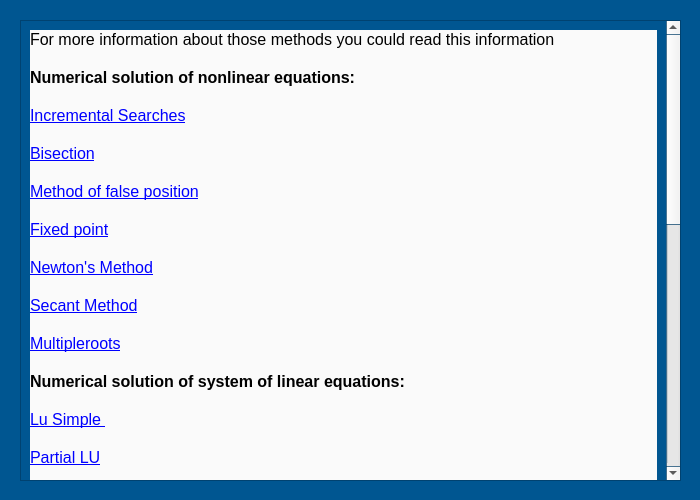
<?xml version="1.0" encoding="UTF-8"?>
<ui version="4.0">
 <class>online_window</class>
 <widget class="QWidget" name="online_window">
  <property name="geometry">
   <rect>
    <x>0</x>
    <y>0</y>
    <width>700</width>
    <height>500</height>
   </rect>
  </property>
  <property name="maximumSize">
   <size>
    <width>700</width>
    <height>500</height>
   </size>
  </property>
  <property name="palette">
   <palette>
    <active>
     <colorrole role="Base">
      <brush brushstyle="SolidPattern">
       <color alpha="255">
        <red>255</red>
        <green>255</green>
        <blue>255</blue>
       </color>
      </brush>
     </colorrole>
     <colorrole role="Window">
      <brush brushstyle="SolidPattern">
       <color alpha="255">
        <red>0</red>
        <green>86</green>
        <blue>145</blue>
       </color>
      </brush>
     </colorrole>
    </active>
    <inactive>
     <colorrole role="Base">
      <brush brushstyle="SolidPattern">
       <color alpha="255">
        <red>255</red>
        <green>255</green>
        <blue>255</blue>
       </color>
      </brush>
     </colorrole>
     <colorrole role="Window">
      <brush brushstyle="SolidPattern">
       <color alpha="255">
        <red>0</red>
        <green>86</green>
        <blue>145</blue>
       </color>
      </brush>
     </colorrole>
    </inactive>
    <disabled>
     <colorrole role="Base">
      <brush brushstyle="SolidPattern">
       <color alpha="255">
        <red>0</red>
        <green>86</green>
        <blue>145</blue>
       </color>
      </brush>
     </colorrole>
     <colorrole role="Window">
      <brush brushstyle="SolidPattern">
       <color alpha="255">
        <red>0</red>
        <green>86</green>
        <blue>145</blue>
       </color>
      </brush>
     </colorrole>
    </disabled>
   </palette>
  </property>
  <property name="windowTitle">
   <string>Form</string>
  </property>
  <widget class="QScrollArea" name="scrollArea">
   <property name="geometry">
    <rect>
     <x>20</x>
     <y>20</y>
     <width>661</width>
     <height>461</height>
    </rect>
   </property>
   <property name="widgetResizable">
    <bool>true</bool>
   </property>
   <widget class="QWidget" name="scrollAreaWidgetContents">
    <property name="geometry">
     <rect>
      <x>0</x>
      <y>0</y>
      <width>642</width>
      <height>1044</height>
     </rect>
    </property>
    <layout class="QHBoxLayout" name="horizontalLayout">
     <item>
      <widget class="QLabel" name="label">
       <property name="styleSheet">
        <string notr="true">background-color: rgb(250, 250, 250);</string>
       </property>
       <property name="text">
        <string>&lt;!DOCTYPE HTML PUBLIC &quot;-//W3C//DTD HTML 4.0//EN&quot; &quot;http://www.w3.org/TR/REC-html40/strict.dtd&quot;&gt;
&lt;html&gt;&lt;head&gt;&lt;meta name=&quot;qrichtext&quot; content=&quot;1&quot; /&gt;&lt;style type=&quot;text/css&quot;&gt;
p, li { white-space: pre-wrap; }
&lt;/style&gt;&lt;/head&gt;&lt;body style=&quot; font-family:'MS Shell Dlg 2'; font-size:8pt; font-weight:400; font-style:normal;&quot;&gt;
&lt;p style=&quot; margin-top:0px; margin-bottom:0px; margin-left:0px; margin-right:0px; -qt-block-indent:0; text-indent:0px;&quot;&gt;&lt;span style=&quot; font-size:12pt; color:#000000;&quot;&gt;For more information about those methods you could read this information&lt;/span&gt;&lt;/p&gt;
&lt;p style=&quot;-qt-paragraph-type:empty; margin-top:0px; margin-bottom:0px; margin-left:0px; margin-right:0px; -qt-block-indent:0; text-indent:0px; font-size:12pt; text-decoration: underline; color:#0000ff;&quot;&gt;&lt;br /&gt;&lt;/p&gt;
&lt;p style=&quot; margin-top:0px; margin-bottom:0px; margin-left:0px; margin-right:0px; -qt-block-indent:0; text-indent:0px;&quot;&gt;&lt;span style=&quot; font-size:12pt; font-weight:600; color:#000000;&quot;&gt;Numerical solution of nonlinear equations:&lt;/span&gt;&lt;/p&gt;
&lt;p style=&quot;-qt-paragraph-type:empty; margin-top:0px; margin-bottom:0px; margin-left:0px; margin-right:0px; -qt-block-indent:0; text-indent:0px; font-size:12pt; text-decoration: underline; color:#0000ff;&quot;&gt;&lt;br /&gt;&lt;/p&gt;
&lt;p style=&quot; margin-top:0px; margin-bottom:0px; margin-left:0px; margin-right:0px; -qt-block-indent:0; text-indent:0px;&quot;&gt;&lt;span style=&quot; font-size:12pt; text-decoration: underline; color:#0000ff;&quot;&gt;Incremental Searches&lt;/span&gt;&lt;/p&gt;
&lt;p style=&quot;-qt-paragraph-type:empty; margin-top:0px; margin-bottom:0px; margin-left:0px; margin-right:0px; -qt-block-indent:0; text-indent:0px; font-size:12pt; text-decoration: underline; color:#0000ff;&quot;&gt;&lt;br /&gt;&lt;/p&gt;
&lt;p style=&quot; margin-top:0px; margin-bottom:0px; margin-left:0px; margin-right:0px; -qt-block-indent:0; text-indent:0px;&quot;&gt;&lt;span style=&quot; font-size:12pt; text-decoration: underline; color:#0000ff;&quot;&gt;Bisection&lt;/span&gt;&lt;/p&gt;
&lt;p style=&quot;-qt-paragraph-type:empty; margin-top:0px; margin-bottom:0px; margin-left:0px; margin-right:0px; -qt-block-indent:0; text-indent:0px; font-size:12pt; text-decoration: underline; color:#0000ff;&quot;&gt;&lt;br /&gt;&lt;/p&gt;
&lt;p style=&quot; margin-top:0px; margin-bottom:0px; margin-left:0px; margin-right:0px; -qt-block-indent:0; text-indent:0px;&quot;&gt;&lt;span style=&quot; font-size:12pt; text-decoration: underline; color:#0000ff;&quot;&gt;Method of false position&lt;/span&gt;&lt;/p&gt;
&lt;p style=&quot;-qt-paragraph-type:empty; margin-top:0px; margin-bottom:0px; margin-left:0px; margin-right:0px; -qt-block-indent:0; text-indent:0px; font-size:12pt; text-decoration: underline; color:#0000ff;&quot;&gt;&lt;br /&gt;&lt;/p&gt;
&lt;p style=&quot; margin-top:0px; margin-bottom:0px; margin-left:0px; margin-right:0px; -qt-block-indent:0; text-indent:0px;&quot;&gt;&lt;span style=&quot; font-size:12pt; text-decoration: underline; color:#0000ff;&quot;&gt;Fixed point&lt;/span&gt;&lt;/p&gt;
&lt;p style=&quot;-qt-paragraph-type:empty; margin-top:0px; margin-bottom:0px; margin-left:0px; margin-right:0px; -qt-block-indent:0; text-indent:0px; font-size:12pt; text-decoration: underline; color:#0000ff;&quot;&gt;&lt;br /&gt;&lt;/p&gt;
&lt;p style=&quot; margin-top:0px; margin-bottom:0px; margin-left:0px; margin-right:0px; -qt-block-indent:0; text-indent:0px;&quot;&gt;&lt;span style=&quot; font-size:12pt; text-decoration: underline; color:#0000ff;&quot;&gt;Newton's Method&lt;/span&gt;&lt;/p&gt;
&lt;p style=&quot;-qt-paragraph-type:empty; margin-top:0px; margin-bottom:0px; margin-left:0px; margin-right:0px; -qt-block-indent:0; text-indent:0px; font-size:12pt; text-decoration: underline; color:#0000ff;&quot;&gt;&lt;br /&gt;&lt;/p&gt;
&lt;p style=&quot; margin-top:0px; margin-bottom:0px; margin-left:0px; margin-right:0px; -qt-block-indent:0; text-indent:0px;&quot;&gt;&lt;span style=&quot; font-size:12pt; text-decoration: underline; color:#0000ff;&quot;&gt;Secant Method&lt;/span&gt;&lt;/p&gt;
&lt;p style=&quot;-qt-paragraph-type:empty; margin-top:0px; margin-bottom:0px; margin-left:0px; margin-right:0px; -qt-block-indent:0; text-indent:0px; font-size:12pt; text-decoration: underline; color:#0000ff;&quot;&gt;&lt;br /&gt;&lt;/p&gt;
&lt;p style=&quot; margin-top:0px; margin-bottom:0px; margin-left:0px; margin-right:0px; -qt-block-indent:0; text-indent:0px;&quot;&gt;&lt;span style=&quot; font-size:12pt; text-decoration: underline; color:#0000ff;&quot;&gt;Multipleroots&lt;/span&gt;&lt;/p&gt;
&lt;p style=&quot;-qt-paragraph-type:empty; margin-top:0px; margin-bottom:0px; margin-left:0px; margin-right:0px; -qt-block-indent:0; text-indent:0px; font-size:12pt; text-decoration: underline; color:#0000ff;&quot;&gt;&lt;br /&gt;&lt;/p&gt;
&lt;p style=&quot; margin-top:0px; margin-bottom:0px; margin-left:0px; margin-right:0px; -qt-block-indent:0; text-indent:0px;&quot;&gt;&lt;span style=&quot; font-size:12pt; font-weight:600; color:#000000;&quot;&gt;Numerical solution of system of linear equations:&lt;/span&gt;&lt;/p&gt;
&lt;p style=&quot;-qt-paragraph-type:empty; margin-top:0px; margin-bottom:0px; margin-left:0px; margin-right:0px; -qt-block-indent:0; text-indent:0px; font-size:12pt; text-decoration: underline; color:#0000ff;&quot;&gt;&lt;br /&gt;&lt;/p&gt;
&lt;p style=&quot; margin-top:0px; margin-bottom:0px; margin-left:0px; margin-right:0px; -qt-block-indent:0; text-indent:0px;&quot;&gt;&lt;span style=&quot; font-size:12pt; text-decoration: underline; color:#0000ff;&quot;&gt;Lu Simple &lt;/span&gt;&lt;/p&gt;
&lt;p style=&quot;-qt-paragraph-type:empty; margin-top:0px; margin-bottom:0px; margin-left:0px; margin-right:0px; -qt-block-indent:0; text-indent:0px; font-size:12pt; text-decoration: underline; color:#0000ff;&quot;&gt;&lt;br /&gt;&lt;/p&gt;
&lt;p style=&quot; margin-top:0px; margin-bottom:0px; margin-left:0px; margin-right:0px; -qt-block-indent:0; text-indent:0px;&quot;&gt;&lt;span style=&quot; font-size:12pt; text-decoration: underline; color:#0000ff;&quot;&gt;Partial LU&lt;/span&gt;&lt;/p&gt;
&lt;p style=&quot;-qt-paragraph-type:empty; margin-top:0px; margin-bottom:0px; margin-left:0px; margin-right:0px; -qt-block-indent:0; text-indent:0px; font-size:12pt; text-decoration: underline; color:#0000ff;&quot;&gt;&lt;br /&gt;&lt;/p&gt;
&lt;p style=&quot; margin-top:0px; margin-bottom:0px; margin-left:0px; margin-right:0px; -qt-block-indent:0; text-indent:0px;&quot;&gt;&lt;span style=&quot; font-size:12pt; text-decoration: underline; color:#0000ff;&quot;&gt;Doolittle&lt;/span&gt;&lt;/p&gt;
&lt;p style=&quot;-qt-paragraph-type:empty; margin-top:0px; margin-bottom:0px; margin-left:0px; margin-right:0px; -qt-block-indent:0; text-indent:0px; font-size:12pt; text-decoration: underline; color:#0000ff;&quot;&gt;&lt;br /&gt;&lt;/p&gt;
&lt;p style=&quot; margin-top:0px; margin-bottom:0px; margin-left:0px; margin-right:0px; -qt-block-indent:0; text-indent:0px;&quot;&gt;&lt;span style=&quot; font-size:12pt; text-decoration: underline; color:#0000ff;&quot;&gt;Crout&lt;/span&gt;&lt;/p&gt;
&lt;p style=&quot;-qt-paragraph-type:empty; margin-top:0px; margin-bottom:0px; margin-left:0px; margin-right:0px; -qt-block-indent:0; text-indent:0px; font-size:12pt; text-decoration: underline; color:#0000ff;&quot;&gt;&lt;br /&gt;&lt;/p&gt;
&lt;p style=&quot; margin-top:0px; margin-bottom:0px; margin-left:0px; margin-right:0px; -qt-block-indent:0; text-indent:0px;&quot;&gt;&lt;span style=&quot; font-size:12pt; text-decoration: underline; color:#0000ff;&quot;&gt;Cholesky&lt;/span&gt;&lt;/p&gt;
&lt;p style=&quot;-qt-paragraph-type:empty; margin-top:0px; margin-bottom:0px; margin-left:0px; margin-right:0px; -qt-block-indent:0; text-indent:0px; font-size:12pt; text-decoration: underline; color:#0000ff;&quot;&gt;&lt;br /&gt;&lt;/p&gt;
&lt;p style=&quot; margin-top:0px; margin-bottom:0px; margin-left:0px; margin-right:0px; -qt-block-indent:0; text-indent:0px;&quot;&gt;&lt;span style=&quot; font-size:12pt; text-decoration: underline; color:#0000ff;&quot;&gt;Jacobi &lt;/span&gt;&lt;/p&gt;
&lt;p style=&quot;-qt-paragraph-type:empty; margin-top:0px; margin-bottom:0px; margin-left:0px; margin-right:0px; -qt-block-indent:0; text-indent:0px; font-size:12pt; text-decoration: underline; color:#0000ff;&quot;&gt;&lt;br /&gt;&lt;/p&gt;
&lt;p style=&quot; margin-top:0px; margin-bottom:0px; margin-left:0px; margin-right:0px; -qt-block-indent:0; text-indent:0px;&quot;&gt;&lt;span style=&quot; font-size:12pt; text-decoration: underline; color:#0000ff;&quot;&gt;Gauss-Seidel&lt;/span&gt;&lt;/p&gt;
&lt;p style=&quot;-qt-paragraph-type:empty; margin-top:0px; margin-bottom:0px; margin-left:0px; margin-right:0px; -qt-block-indent:0; text-indent:0px; font-size:12pt; text-decoration: underline; color:#0000ff;&quot;&gt;&lt;br /&gt;&lt;/p&gt;
&lt;p style=&quot; margin-top:0px; margin-bottom:0px; margin-left:0px; margin-right:0px; -qt-block-indent:0; text-indent:0px;&quot;&gt;&lt;span style=&quot; font-size:12pt; text-decoration: underline; color:#0000ff;&quot;&gt;SOR&lt;/span&gt;&lt;/p&gt;
&lt;p style=&quot;-qt-paragraph-type:empty; margin-top:0px; margin-bottom:0px; margin-left:0px; margin-right:0px; -qt-block-indent:0; text-indent:0px; font-size:12pt; text-decoration: underline; color:#0000ff;&quot;&gt;&lt;br /&gt;&lt;/p&gt;
&lt;p style=&quot; margin-top:0px; margin-bottom:0px; margin-left:0px; margin-right:0px; -qt-block-indent:0; text-indent:0px;&quot;&gt;&lt;span style=&quot; font-size:12pt; font-weight:600; color:#000000;&quot;&gt;Interpolation:&lt;/span&gt;&lt;/p&gt;
&lt;p style=&quot;-qt-paragraph-type:empty; margin-top:0px; margin-bottom:0px; margin-left:0px; margin-right:0px; -qt-block-indent:0; text-indent:0px; font-size:12pt; text-decoration: underline; color:#0000ff;&quot;&gt;&lt;br /&gt;&lt;/p&gt;
&lt;p style=&quot; margin-top:0px; margin-bottom:0px; margin-left:0px; margin-right:0px; -qt-block-indent:0; text-indent:0px;&quot;&gt;&lt;span style=&quot; font-size:12pt; text-decoration: underline; color:#0000ff;&quot;&gt;Vandermonde&lt;/span&gt;&lt;/p&gt;
&lt;p style=&quot;-qt-paragraph-type:empty; margin-top:0px; margin-bottom:0px; margin-left:0px; margin-right:0px; -qt-block-indent:0; text-indent:0px; font-size:12pt; text-decoration: underline; color:#0000ff;&quot;&gt;&lt;br /&gt;&lt;/p&gt;
&lt;p style=&quot; margin-top:0px; margin-bottom:0px; margin-left:0px; margin-right:0px; -qt-block-indent:0; text-indent:0px;&quot;&gt;&lt;span style=&quot; font-size:12pt; text-decoration: underline; color:#0000ff;&quot;&gt;Newton's interpolating polynomial&lt;/span&gt;&lt;/p&gt;
&lt;p style=&quot;-qt-paragraph-type:empty; margin-top:0px; margin-bottom:0px; margin-left:0px; margin-right:0px; -qt-block-indent:0; text-indent:0px; font-size:12pt; text-decoration: underline; color:#0000ff;&quot;&gt;&lt;br /&gt;&lt;/p&gt;
&lt;p style=&quot; margin-top:0px; margin-bottom:0px; margin-left:0px; margin-right:0px; -qt-block-indent:0; text-indent:0px;&quot;&gt;&lt;span style=&quot; font-size:12pt; text-decoration: underline; color:#0000ff;&quot;&gt;Lagrange interpolating polynomial&lt;/span&gt;&lt;/p&gt;
&lt;p style=&quot;-qt-paragraph-type:empty; margin-top:0px; margin-bottom:0px; margin-left:0px; margin-right:0px; -qt-block-indent:0; text-indent:0px; font-size:12pt; text-decoration: underline; color:#0000ff;&quot;&gt;&lt;br /&gt;&lt;/p&gt;
&lt;p style=&quot; margin-top:0px; margin-bottom:0px; margin-left:0px; margin-right:0px; -qt-block-indent:0; text-indent:0px;&quot;&gt;&lt;span style=&quot; font-size:12pt; text-decoration: underline; color:#0000ff;&quot;&gt;Linear spline&lt;/span&gt;&lt;/p&gt;
&lt;p style=&quot;-qt-paragraph-type:empty; margin-top:0px; margin-bottom:0px; margin-left:0px; margin-right:0px; -qt-block-indent:0; text-indent:0px; font-size:12pt; text-decoration: underline; color:#0000ff;&quot;&gt;&lt;br /&gt;&lt;/p&gt;
&lt;p style=&quot; margin-top:0px; margin-bottom:0px; margin-left:0px; margin-right:0px; -qt-block-indent:0; text-indent:0px;&quot;&gt;&lt;span style=&quot; font-size:12pt; text-decoration: underline; color:#0000ff;&quot;&gt;Quadratic spline&lt;/span&gt;&lt;/p&gt;
&lt;p style=&quot;-qt-paragraph-type:empty; margin-top:0px; margin-bottom:0px; margin-left:0px; margin-right:0px; -qt-block-indent:0; text-indent:0px; font-size:12pt; text-decoration: underline; color:#0000ff;&quot;&gt;&lt;br /&gt;&lt;/p&gt;
&lt;p style=&quot; margin-top:0px; margin-bottom:0px; margin-left:0px; margin-right:0px; -qt-block-indent:0; text-indent:0px;&quot;&gt;&lt;span style=&quot; font-size:12pt; text-decoration: underline; color:#0000ff;&quot;&gt;Cubic spline&lt;/span&gt;&lt;/p&gt;
&lt;p style=&quot;-qt-paragraph-type:empty; margin-top:0px; margin-bottom:0px; margin-left:0px; margin-right:0px; -qt-block-indent:0; text-indent:0px; font-size:12pt; text-decoration: underline; color:#0000ff;&quot;&gt;&lt;br /&gt;&lt;/p&gt;
&lt;p style=&quot;-qt-paragraph-type:empty; margin-top:0px; margin-bottom:0px; margin-left:0px; margin-right:0px; -qt-block-indent:0; text-indent:0px; font-size:12pt; text-decoration: underline; color:#0000ff;&quot;&gt;&lt;br /&gt;&lt;/p&gt;
&lt;p style=&quot;-qt-paragraph-type:empty; margin-top:0px; margin-bottom:0px; margin-left:0px; margin-right:0px; -qt-block-indent:0; text-indent:0px; font-size:12pt; text-decoration: underline; color:#0000ff;&quot;&gt;&lt;br /&gt;&lt;/p&gt;
&lt;p style=&quot;-qt-paragraph-type:empty; margin-top:0px; margin-bottom:0px; margin-left:0px; margin-right:0px; -qt-block-indent:0; text-indent:0px; font-size:12pt; text-decoration: underline; color:#0000ff;&quot;&gt;&lt;br /&gt;&lt;/p&gt;
&lt;p style=&quot;-qt-paragraph-type:empty; margin-top:0px; margin-bottom:0px; margin-left:0px; margin-right:0px; -qt-block-indent:0; text-indent:0px; font-size:12pt; text-decoration: underline; color:#0000ff;&quot;&gt;&lt;br /&gt;&lt;/p&gt;&lt;/body&gt;&lt;/html&gt;</string>
       </property>
      </widget>
     </item>
    </layout>
   </widget>
  </widget>
 </widget>
 <resources/>
 <connections/>
</ui>
